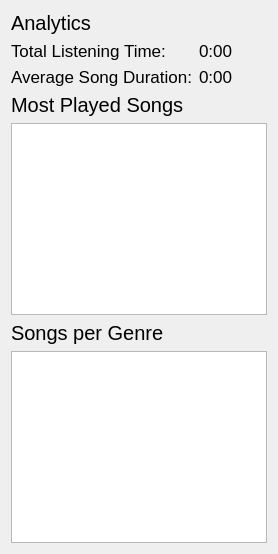
          <widget class="QWidget" name="AnalyticsPage">
           <layout class="QGridLayout" name="gridLayout_2">
            <item row="0" column="0">
             <layout class="QFormLayout" name="analyticsForm">
              <item row="0" column="0">
               <widget class="QLabel" name="analyticsLabel">
                <property name="font">
                 <font>
                  <pointsize>15</pointsize>
                 </font>
                </property>
                <property name="text">
                 <string>Analytics</string>
                </property>
               </widget>
              </item>
              <item row="1" column="0">
               <widget class="QLabel" name="totalListeningTimeFixed">
                <property name="font">
                 <font>
                  <pointsize>13</pointsize>
                 </font>
                </property>
                <property name="text">
                 <string>Total Listening Time:</string>
                </property>
               </widget>
              </item>
              <item row="1" column="1">
               <widget class="QLabel" name="timeLabel">
                <property name="font">
                 <font>
                  <pointsize>13</pointsize>
                 </font>
                </property>
                <property name="text">
                 <string>0:00</string>
                </property>
               </widget>
              </item>
              <item row="2" column="0">
               <widget class="QLabel" name="averageSongDurationFixed">
                <property name="font">
                 <font>
                  <pointsize>13</pointsize>
                 </font>
                </property>
                <property name="text">
                 <string>Average Song Duration:</string>
                </property>
               </widget>
              </item>
              <item row="2" column="1">
               <widget class="QLabel" name="songDurationLabel">
                <property name="font">
                 <font>
                  <pointsize>13</pointsize>
                 </font>
                </property>
                <property name="text">
                 <string>0:00</string>
                </property>
               </widget>
              </item>
             </layout>
            </item>
            <item row="1" column="0">
             <widget class="QLabel" name="mostPlayedSongsLabel">
              <property name="font">
               <font>
                <pointsize>15</pointsize>
               </font>
              </property>
              <property name="text">
               <string>Most Played Songs</string>
              </property>
             </widget>
            </item>
            <item row="2" column="0">
             <widget class="QTableWidget" name="playCountTable"/>
            </item>
            <item row="3" column="0">
             <widget class="QLabel" name="songsPerGenreLabel">
              <property name="font">
               <font>
                <pointsize>15</pointsize>
               </font>
              </property>
              <property name="text">
               <string>Songs per Genre</string>
              </property>
             </widget>
            </item>
            <item row="4" column="0">
             <widget class="QTableView" name="genreTable"/>
            </item>
           </layout>
          </widget>
